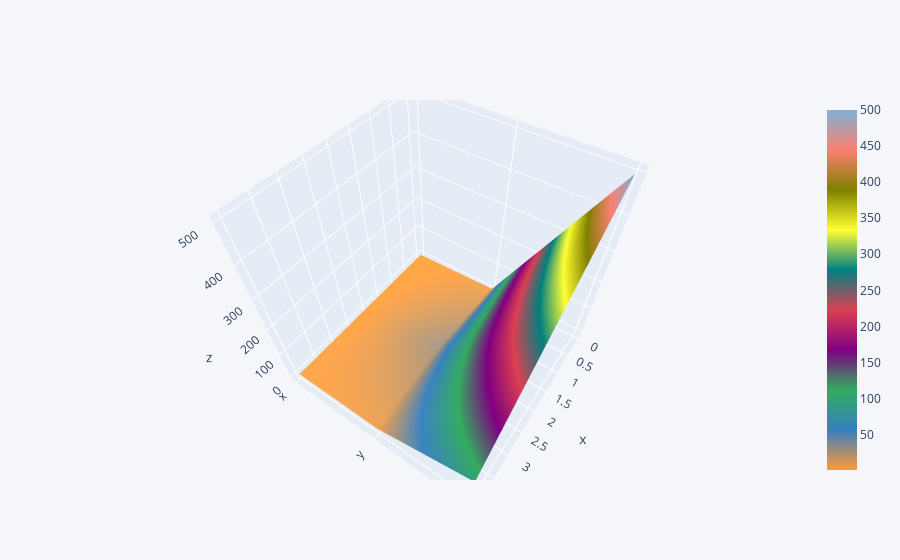

This figure's notebook cell:
### Code cell
df3.iplot(kind='surface')

### Figure 1 — Plotly figure (JSON) as saved in the notebook; plotly's stock layout.template omitted (floating-point values rounded to 4 significant figures)
{"data": [{"colorscale": [[0, "rgb(255, 153, 51)"], [0.1111, "rgb(55, 128, 191)"], [0.2222, "rgb(50, 171, 96)"], [0.3333, "rgb(128, 0, 128)"], [0.4444, "rgb(219, 64, 82)"], [0.5556, "rgb(0, 128, 128)"], [0.6667, "rgb(255, 255, 51)"], [0.7778, "rgb(128, 128, 0)"], [0.8889, "rgb(251, 128, 114)"], [1, "rgb(128, 177, 211)"]], "type": "surface", "x": [0, 1, 2, 3, 4], "y": ["x", "y", "z"], "z": [[1, 2, 3, 4, 5], [10, 20, 30, 20, 10], [500, 400, 300, 200, 100]]}], "layout": {"autosize": true, "legend": {"bgcolor": "#F5F6F9", "font": {"color": "#4D5663"}}, "paper_bgcolor": "#F5F6F9", "plot_bgcolor": "#F5F6F9", "scene": {"aspectmode": "auto", "aspectratio": {"x": 1, "y": 1, "z": 1}, "camera": {"center": {"x": 0, "y": 0, "z": 0}, "eye": {"x": 0.9681, "y": 0.6702, "z": 1.41}, "projection": {"type": "perspective"}, "up": {"x": 0, "y": 0, "z": 1}}}, "title": {"font": {"color": "#4D5663"}}, "xaxis": {"gridcolor": "#E1E5ED", "showgrid": true, "tickfont": {"color": "#4D5663"}, "title": {"font": {"color": "#4D5663"}, "text": ""}, "zerolinecolor": "#E1E5ED"}, "yaxis": {"gridcolor": "#E1E5ED", "showgrid": true, "tickfont": {"color": "#4D5663"}, "title": {"font": {"color": "#4D5663"}, "text": ""}, "zerolinecolor": "#E1E5ED"}}}
